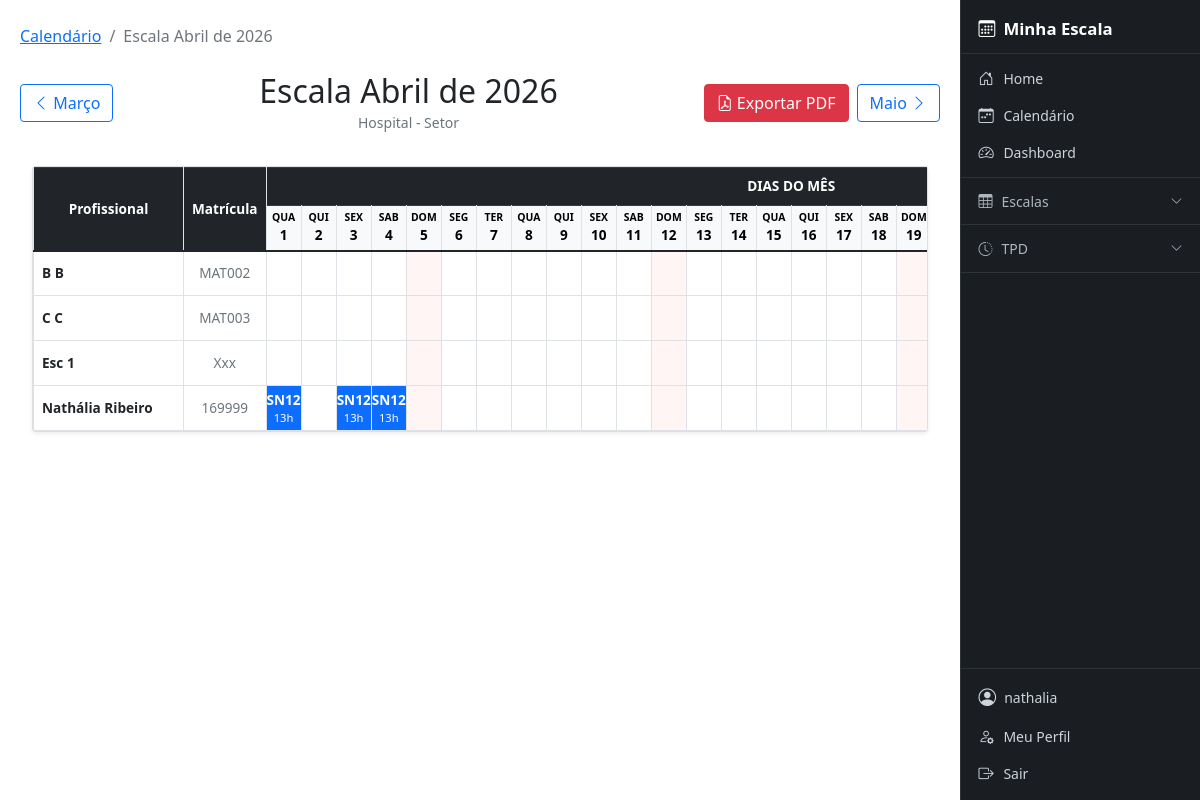
The page /escala-mensal/4/2026/ (signed in) on the database its author committed.
### cal/models.py (models this page shows, shortened)
class Matricula(models.Model):
    user = models.OneToOneField(
        User,
        on_delete=models.CASCADE,
        related_name="matricula",
        null=True,
        blank=True
    )
    perfil = models.ForeignKey(PerfilUsuario, on_delete=models.SET_NULL, null=True, blank=True, related_name='matriculas_vinculadas')
    nome_completo = models.CharField(max_length=200)
    nome_exibicao = models.CharField(max_length=50, verbose_name="Nome de Exibição", default="")
    matricula = models.CharField(max_length=30, unique=True)
    coren = models.CharField(max_length=30, blank=True, null=True)
    hospital = models.ForeignKey(
        Hospital,
        on_delete=models.PROTECT,
        related_name="profissionais"
    )
    setor = models.ForeignKey(
        Setor,
        on_delete=models.PROTECT,
        related_name="profissionais",
        null=True,
        blank=True
    )
    especialidade = models.ForeignKey(
        Especialidade,
        on_delete=models.SET_NULL,
        related_name="profissionais",
        null=True,
        blank=True
    )
    carga_horaria_semanal = models.PositiveIntegerField(default=40)
    ativo = models.BooleanField(default=True)
    class Meta:
        ordering = ["nome_exibicao"]

class TipoEvento(models.Model):
    CORES_CHOICES = [
        ('#007bff', 'Azul'),
        ('#6610f2', 'Roxo'),
        ('#6f42c1', 'Lilás'),
        ('#e83e8c', 'Rosa'),
        ('#dc3545', 'Vermelho'),
        ('#fd7e14', 'Laranja'),
        ('#ffc107', 'Amarelo'),
        ('#28a745', 'Verde'),
        ('#20c997', 'Turquesa'),
        ('#17a2b8', 'Ciano'),
        ('#6c757d', 'Cinza'),
        ('#343a40', 'Preto'),
    ]
    tipo_base = models.ForeignKey(Tipo, on_delete=models.CASCADE, related_name="eventos", verbose_name="Tipo Base", null=True, blank=True)
    codigo = models.CharField(max_length=10, verbose_name="Código")
    descricao = models.CharField(max_length=50, verbose_name="Descrição")
    horas = models.PositiveIntegerField(verbose_name="Carga Horária (Horas)")
    cor = models.CharField(max_length=20, choices=CORES_CHOICES, default='#007bff', verbose_name="Cor")
    class Meta:
        verbose_name = "Tipo de Evento"
        verbose_name_plural = "Tipos de Evento"
        unique_together = ("codigo", "descricao")

### cal/views/escala_mes_views.py (the view)
# urls.py: path('escala-mensal/', escala_mes_views.escala_mes_view, name='escala_mensal'),
@login_required
def escala_mes_view(request, mes=None, ano=None):
    hoje = datetime.now()
    mes = int(mes) if mes else hoje.month
    ano = int(ano) if ano else hoje.year
    hospital_id = request.GET.get('hospital')
    setor_id = request.GET.get('setor')
    user = request.user
    matricula_usuario = get_matricula(user)
    if is_admin(user):
        profissionais = Matricula.objects.filter(ativo=True)
        hospitais = Hospital.objects.all()
        setores = Setor.objects.all()
    elif matricula_usuario:
        profissionais = Matricula.objects.filter(
            hospital=matricula_usuario.hospital,
            setor=matricula_usuario.setor,
            ativo=True
        )
        hospitais = Hospital.objects.filter(id=matricula_usuario.hospital.id)
        setores = Setor.objects.filter(id=matricula_usuario.setor.id)
        if not hospital_id:
            hospital_id = matricula_usuario.hospital.id
        if not setor_id:
            setor_id = matricula_usuario.setor.id
    else:
        profissionais = Matricula.objects.none()
        hospitais = Hospital.objects.none()
        setores = Setor.objects.none()
    if hospital_id: profissionais = profissionais.filter(hospital_id=hospital_id)
    if setor_id: profissionais = profissionais.filter(setor_id=setor_id)
    primeiro_dia = date(ano, mes, 1)
    ultimo_dia = date(ano, mes, monthrange(ano, mes)[1])
    datas_cabecalho = []
    weekdays_pt = ['SEG', 'TER', 'QUA', 'QUI', 'SEX', 'SAB', 'DOM']
    for dia in range(1, ultimo_dia.day + 1):
        data_dia = date(ano, mes, dia)
        datas_cabecalho.append({
            'dia': dia,
            'dia_semana': weekdays_pt[data_dia.weekday()],
            'data_completa': data_dia,
            'weekday_idx': data_dia.weekday()
        })
    dados_profissionais = []
    semana_atual = 1
    for profissional in profissionais:
        eventos = EventoEscala.objects.filter(
            profissional=profissional,
            data__range=[primeiro_dia, ultimo_dia]
        ).select_related('tipo')
        dias_dict = {}
        for evento in eventos:
            codigo = ""
            horas = 0
            if evento.tipo:
                codigo = evento.tipo.codigo
                horas = float(evento.tipo.horas or 0)
            dias_dict[evento.data.day] = {
                'turnos': codigo,
                'horas': horas,
                'e_tpd': 'TPD' in codigo.upper(),
                'evento_id': evento.id
            }
        semanas_totais = {}
        semana_idx = 1
        current_week_hours = 0
        for dia_idx, data_head in enumerate(datas_cabecalho):
            dia = data_head['dia']
            if dia in dias_dict:
                current_week_hours += dias_dict[dia]['horas']
            if data_head['weekday_idx'] == 6 or dia_idx == len(datas_cabecalho) - 1:
                semanas_totais[semana_idx] = current_week_hours
                semana_idx += 1
                current_week_hours = 0
        if semana_idx > semana_atual:
            semana_atual = semana_idx
        total_mes = sum(d['horas'] for d in dias_dict.values())
        dados_profissionais.append({
            'profissional': profissional,
            'dias': dias_dict,
            'semanas_totais': semanas_totais,
            'total_mes': total_mes,
            'saldo': saldo_info(profissional, mes, ano, total_horas=total_mes),
        })
    meses_pt = {1: 'Janeiro', 2: 'Fevereiro', 3: 'Março', 4: 'Abril', 5: 'Maio', 6: 'Junho', 7: 'Julho', 8: 'Agosto', 9: 'Setembro', 10: 'Outubro', 11: 'Novembro', 12: 'Dezembro'}
    context = {
        'mes_atual': mes, 'ano_atual': ano, 'mes_nome': meses_pt[mes],
        'dados_profissionais': dados_profissionais, 'datas_cabecalho': datas_cabecalho,
        'hospitais': hospitais, 'setores': setores,
        'hospital_filtro': int(hospital_id) if hospital_id else None,
        'setor_filtro': int(setor_id) if setor_id else None,
        'num_semanas': range(1, semana_atual),
        'mes_anterior': {'mes': 12 if mes==1 else mes-1, 'ano': ano-1 if mes==1 else ano, 'nome': meses_pt[12 if mes==1 else mes-1]},
        'mes_proximo': {'mes': 1 if mes==12 else mes+1, 'ano': ano+1 if mes==12 else ano, 'nome': meses_pt[1 if mes==12 else mes+1]},
    }
    return render(request, 'escala/escala_mes.html', context)

### cal/permissions.py (called while the page is built)
def get_perfil(user):
    return getattr(user, 'cal_perfil', None)

def get_matricula(user):
    return getattr(user, 'matricula', None)

def is_admin(user):
    perfil = get_perfil(user)
    return user.is_staff or (perfil is not None and perfil.tipo == 'ADMIN')

### cal/utils_saldo.py (called while the page is built, shortened)
def saldo_info(profissional, mes, ano, total_horas=None):
    carga = profissional.carga_horaria_semanal or 0
    if total_horas is not None:
        x = total_horas - carga
        carga_prox = carga - x
        return {
            'saldo': x,
            'carga_proxima': carga_prox,
            'semana_no_mes': True,
        }

### templates/escala/escala_mes.html (shortened to what this page needs)
{% extends 'base.html' %}
{% load static %}
{% load cal_extras %}
{% block content %}
<nav aria-label="breadcrumb" class="mb-4 d-print-none">
    <ol class="breadcrumb">
        <li class="breadcrumb-item"><a href="{% url 'cal:calendar' %}">Calendário</a></li>
        <li class="breadcrumb-item active">Escala {{ mes_nome }} de {{ ano_atual }}</li>
    </ol>
</nav>
<div class="d-flex justify-content-between align-items-center mb-4">
    <div>
        <a href="{% url 'cal:escala_mensal_mes_ano' mes_anterior.mes mes_anterior.ano %}" class="btn btn-outline-primary d-print-none">
            <i class="bi bi-chevron-left"></i> {{ mes_anterior.nome }}
        </a>
    </div>
    <div class="text-center">
        <h2 class="mb-0">Escala {{ mes_nome }} de {{ ano_atual }}</h2>
        <small class="text-muted">{{ escala.hospital.nome|default:"Hospital" }} - {{ escala.setor.nome|default:"Setor" }}</small>
    </div>
    <div class="d-flex gap-2">
        <a href="{% url 'cal:exportar_escala_pdf' mes_atual ano_atual %}" class="btn btn-danger d-print-none">
            <i class="bi bi-file-earmark-pdf"></i> Exportar PDF
        </a>
        <a href="{% url 'cal:escala_mensal_mes_ano' mes_proximo.mes mes_proximo.ano %}" class="btn btn-outline-primary d-print-none">
            {{ mes_proximo.nome }} <i class="bi bi-chevron-right"></i>
        </a>
    </div>
</div>
<div class="container-fluid py-2">
    <div class="card shadow-sm">
        <div class="card-body p-0">
            <div class="table-responsive">
                <table class="table table-bordered mb-0 escala-table" style="font-size: 0.85rem;">
                    <thead>
                        <tr class="table-dark text-center">
                            <th rowspan="2" class="align-middle" style="min-width: 150px;">Profissional</th>
                            <th rowspan="2" class="align-middle">Matrícula</th>
                            <th colspan="{{ datas_cabecalho|length }}">DIAS DO MÊS</th>
                        </tr>
                        <tr class="table-light">
                            {% for data in datas_cabecalho %}
                            <th class="text-center p-1 {% if data.weekday_idx == 6 %}bg-danger-subtle{% endif %}" style="min-width: 35px;">
                                <small class="d-block text-uppercase" style="font-size: 0.65rem;">{{ data.dia_semana }}</small>
                                <strong>{{ data.dia }}</strong>
                            </th>
                            {% endfor %}
                        </tr>
                    </thead>
                    <tbody>
                        {% for dados in dados_profissionais %}
                        {% with prof=dados.profissional %}
                        <tr>
                            <td class="align-middle fw-bold">{{ prof.nome_completo }}</td>
                            <td class="align-middle text-center text-muted">{{ prof.numero|default:prof.matricula }}</td>
                            {% for data_head in datas_cabecalho %}
                            {% with dia_idx=data_head.dia %}
                            <td class="p-0 text-center align-middle dia-celula"
                                data-dia="{{ dia_idx }}"
                                data-prof="{{ prof.id }}"
                                style="height: 45px; {% if data_head.weekday_idx == 6 %}background-color: #fff5f5;{% endif %}">
                                {% for dia_num, dia_info in dados.dias.items %}
                                    {% if dia_num == dia_idx %}
                                        <div class="h-100 w-100 d-flex flex-column justify-content-center cursor-pointer
                                            {% if dia_info.e_tpd %}bg-warning text-dark{% elif dia_info.horas > 0 %}bg-primary text-white{% endif %}"
                                            onclick="editarDia({{ dia_idx }}, {{ prof.id }}, '{{ dia_info.turnos }}', {{ dia_info.horas }}, {{ dia_info.e_tpd|yesno:'true,false' }}, {{ dia_info.evento_id|default:0 }})">
                                            <div class="fw-bold">{{ dia_info.turnos }}</div>
                                            <div style="font-size: 0.7rem;">{{ dia_info.horas|floatformat:0 }}h</div>
                                        </div>
                                    {% endif %}
                                {% endfor %}
                            </td>
                            {% endwith %}
                            {% endfor %}
                        </tr>
                        {% endwith %}
                        {% endfor %}
                    </tbody>
                </table>
            </div>
        </div>
    </div>
</div>
{% endblock %}

### templates/navbar.html (shortened to what this page needs)
<aside id="sidebar">
    <a href="{% url 'cal:home' %}" class="sidebar-brand">
        <i class="bi bi-calendar3"></i> Minha Escala
    </a>
    {% if user.is_authenticated %}
    <div class="sidebar-section">
        <a href="{% url 'cal:home' %}" class="sidebar-link">
            <i class="bi bi-house-door"></i> Home
        </a>
        <a href="{% url 'cal:calendar' %}" class="sidebar-link">
            <i class="bi bi-calendar-week"></i> Calendário
        </a>
        <a href="{% url 'cal:dashboard' %}" class="sidebar-link">
            <i class="bi bi-speedometer2"></i> Dashboard
        </a>
    </div>
    <div class="sidebar-section">
        <button class="sidebar-group-btn" type="button"
                data-bs-toggle="collapse" data-bs-target="#menuEscalas"
                aria-expanded="false">
            <i class="bi bi-table"></i> Escalas
            <i class="bi bi-chevron-down chevron"></i>
        </button>
    </div>
    <div class="sidebar-section">
        <button class="sidebar-group-btn" type="button"
                data-bs-toggle="collapse" data-bs-target="#menuTPD"
                aria-expanded="false">
            <i class="bi bi-clock-history"></i> TPD
            <i class="bi bi-chevron-down chevron"></i>
        </button>
    </div>
    {% endif %}
    <div class="sidebar-footer">
        {% if user.is_authenticated %}
            <div class="sidebar-user">
                <i class="bi bi-person-circle" style="font-size:1.1rem;"></i>
                <span class="text-truncate">{{ user.username }}</span>
            </div>
            <a href="{% url 'cal:perfil' %}" class="sidebar-link">
                <i class="bi bi-person-gear"></i> Meu Perfil
            </a>
            <a href="#" class="sidebar-link text-danger-emphasis"
               onclick="document.getElementById('logout-form').submit(); return false;">
                <i class="bi bi-box-arrow-right"></i> Sair
            </a>
        {% else %}
            <a href="{% url 'cal:login' %}" class="sidebar-link">
                <i class="bi bi-box-arrow-in-right"></i> Login
            </a>
        {% endif %}
    </div>
</aside>

### templates/base.html (style rules this page uses)
#sidebar { position: fixed; top: 0; right: 0; width: 240px; height: 100vh; overflow-y: auto; background-color: #1a1d21; z-index: 1040; display: flex; flex-direction: column; border-left: 1px solid #2e3338; transition: right 0.28s ease; }
@media (min-width: 768px) { body { margin-right: 240px; } }
.sidebar-brand { display: flex; align-items: center; gap: 0.5rem; padding: 1rem 1.1rem 0.75rem; color: #fff; font-size: 1.05rem; font-weight: 600; text-decoration: none; border-bottom: 1px solid #2e3338; }
.sidebar-section { padding: 0.35rem 0; border-bottom: 1px solid #2e3338; }
.sidebar-link { display: flex; align-items: center; gap: 0.55rem; padding: 0.45rem 1.1rem; color: #ced4da; text-decoration: none; font-size: 0.875rem; border-radius: 0; transition: background 0.15s, color 0.15s; white-space: nowrap; }
.sidebar-link i { font-size: 0.95rem; min-width: 16px; }
.sidebar-group-btn { display: flex; align-items: center; gap: 0.55rem; width: 100%; padding: 0.45rem 1.1rem; background: none; border: none; color: #adb5bd; font-size: 0.875rem; text-align: left; cursor: pointer; transition: background 0.15s, color 0.15s; }
.sidebar-group-btn .chevron { margin-left: auto; transition: transform 0.2s; font-size: 0.75rem; }
.sidebar-footer { margin-top: auto; border-top: 1px solid #2e3338; padding: 0.5rem 0; }
.sidebar-user { display: flex; align-items: center; gap: 0.5rem; padding: 0.45rem 1.1rem; color: #ced4da; font-size: 0.875rem; }

### templates/escala/escala_mes.html (style rules this page uses)
.escala-table th, .escala-table td { border-color: #dee2e6 !important; }
.cursor-pointer { cursor: pointer; }

### rows shown on the page
Matricula: profissional.nome_completo "B B", profissional.numero "MAT002", {{ dia_idx }} 4 (drawn)
Matricula: profissional.nome_completo "C C", profissional.numero "MAT003", {{ dia_idx }} 4 (drawn)
Matricula: profissional.nome_completo "Esc 1", profissional.numero "Xxx", {{ dia_idx }} 4 (drawn)
Matricula: profissional.nome_completo "Nathália Ribeiro", profissional.numero "169999", horas "13" "13" "13", {{ dia_idx }} 4 (drawn)
TipoEvento: turnos "SN12" "SN12" "SN12"

### other values the page prints
{{ user.username }} "nathalia"
{{ mes_nome }} "Abril"
{{ ano_atual }} "2026"
{{ mes_anterior.nome }} "Março"
{{ escala.hospital.nome|default:"Hospital" }} "Hospital"
{{ escala.setor.nome|default:"Setor" }} "Setor"
{{ mes_proximo.nome }} "Maio"
{{ data.dia_semana }} "QUA" "QUI" "SEX" "SAB" "DOM" "SEG" "TER" "QUA" "QUI" "SEX" "SAB" "DOM" "SEG" "TER" "QUA" "QUI" "SEX" "SAB" "DOM"
{{ data.dia }} "1" "2" "3" "4" "5" "6" "7" "8" "9" "10" "11" "12" "13" "14" "15" "16" "17" "18" "19"
